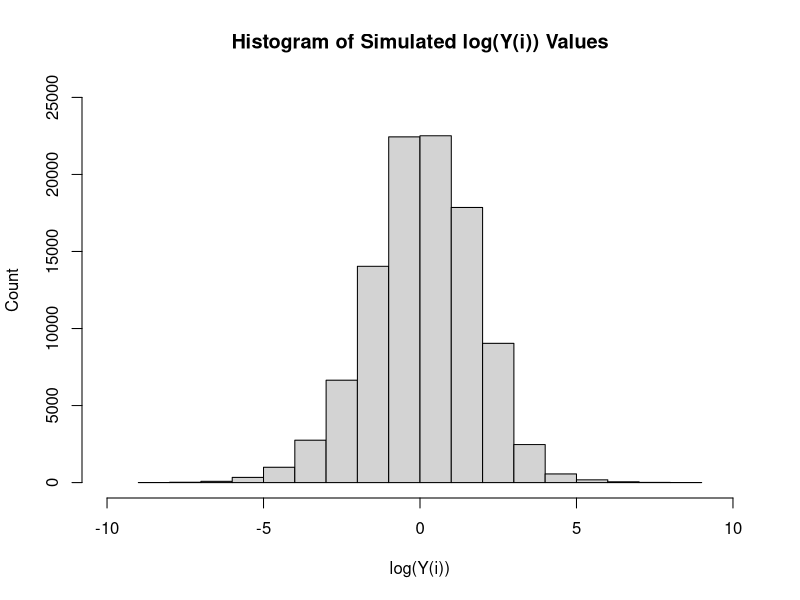

Reproduce this figure in R.
#Page 834

set.seed(123)

k <- 10
iterations <- 10000

mu <- rnorm(k, mean = 0, sd = 1)
tau <- rgamma(k, shape = 1, rate = 1)

log_Y_samples <- numeric(iterations * k)

for (i in 1:k) {
  for (j in 1:iterations) {
    Z <- rnorm(1)
    log_Y_samples[(i - 1) * iterations + j] <- mu[i] + Z * sqrt(1 / tau[i])
  }
}

Y_samples <- exp(log_Y_samples)

hist(log_Y_samples, breaks = 23, border = "black",
     main = "Histogram of Simulated log(Y(i)) Values",
     xlab = "log(Y(i))", ylab = "Count",
     xlim = c(-10,10), ylim=c(0,25000))
